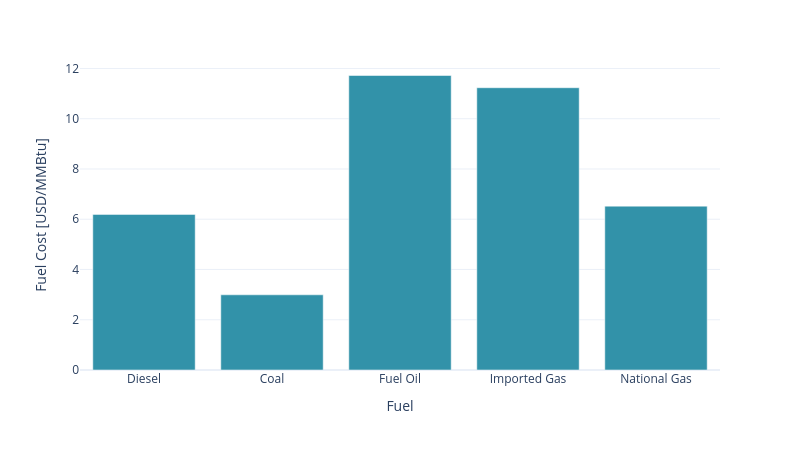

Notebook code for this chart:
### Code cell
fuel_cost=pd.read_csv(model_inputs_path+'fuel_cost.csv')

# Calcular el promedio del costo por tipo de combustible
fuel_cost = fuel_cost.groupby('fuel')['fuel_cost'].mean().reset_index()
fuel_cost['fuel'] = fuel_cost['fuel'].replace(
    {
        'ACPM': 'Diesel',
        'CARBON': 'Coal',
        'COMBUSTOLEO': 'Fuel Oil',
        'GASIMPOR': 'Imported Gas',
        'GASNACIO': 'National Gas'
    })

fig = px.bar(
    fuel_cost, x='fuel', y='fuel_cost',
    color_discrete_sequence=[colors[0]],
    labels={'fuel': 'Fuel', 'fuel_cost': 'Fuel Cost [USD/MMBtu]'},
    height=9*50, width=16*50, category_orders={"gen_tech": tech_order},
    template='plotly_white')
fig.write_image("../images/Fuel Cost.png")
fig.show()

### Figure 1 — Plotly figure (JSON) as saved in the notebook; plotly's stock layout.template omitted (floating-point values rounded to 4 significant figures)
{"data": [{"alignmentgroup": "True", "hovertemplate": "Fuel=%{x}<br>Fuel Cost [USD/MMBtu]=%{y}<extra></extra>", "legendgroup": "", "marker": {"color": "#3292A9", "pattern": {"shape": ""}}, "name": "", "offsetgroup": "", "orientation": "v", "showlegend": false, "textposition": "auto", "type": "bar", "x": ["Diesel", "Coal", "Fuel Oil", "Imported Gas", "National Gas"], "xaxis": "x", "y": [6.193, 2.992, 11.72, 11.23, 6.522], "yaxis": "y"}], "layout": {"barmode": "relative", "height": 450, "legend": {"tracegroupgap": 0}, "margin": {"t": 60}, "width": 800, "xaxis": {"anchor": "y", "domain": [0, 1], "title": {"text": "Fuel"}}, "yaxis": {"anchor": "x", "domain": [0, 1], "title": {"text": "Fuel Cost [USD/MMBtu]"}}}}
